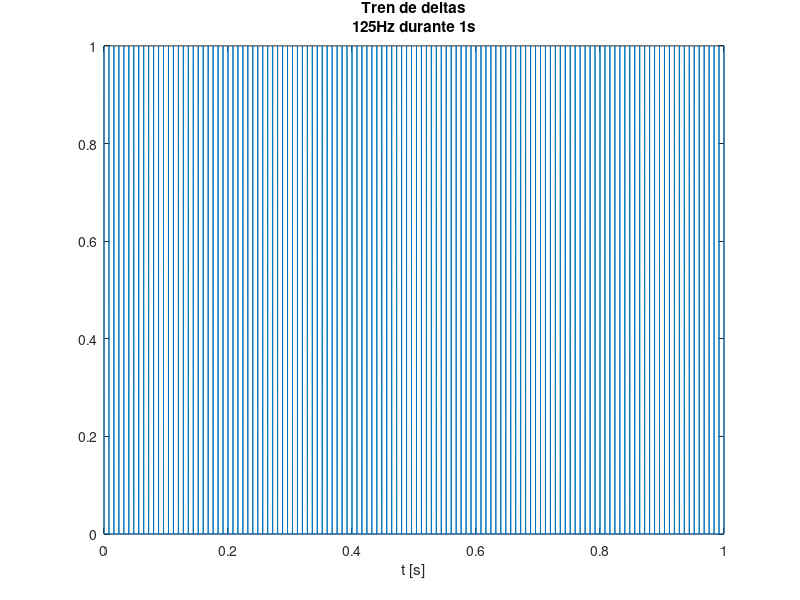
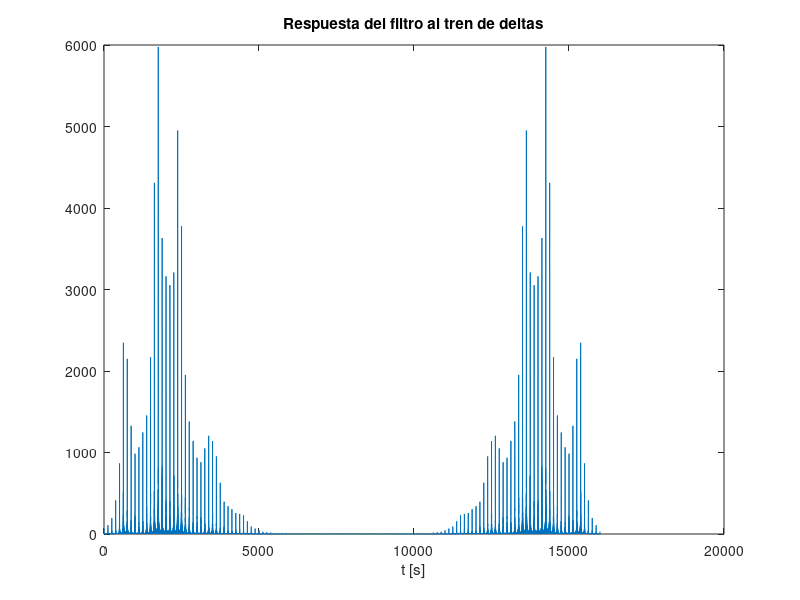
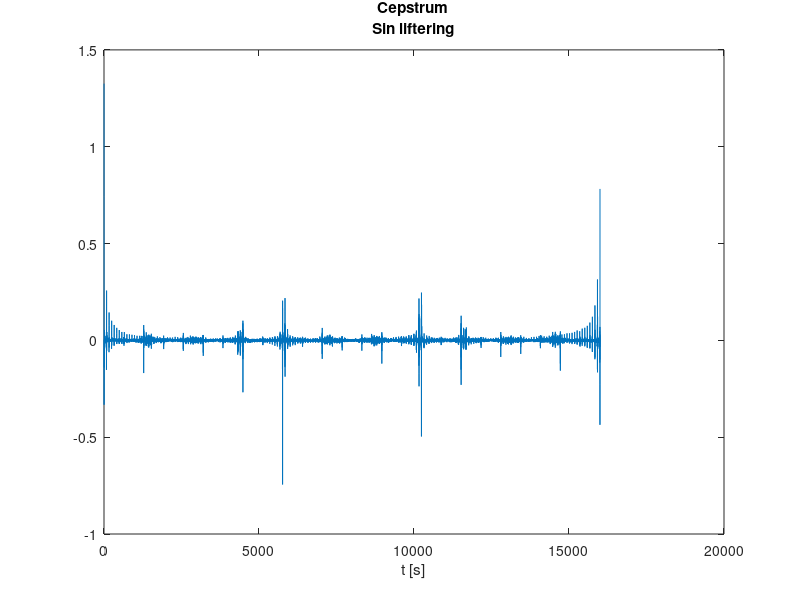

The MATLAB source for these figures, in order: (Note: this script raises an error after producing the figures.)
close all;
F = [660 1720 2410 3500 4500];
sigma = [60 100 120 175 250];
gamma = 0.96; %Coeficiente de rad. labial
Fs = 16000;
T = 1/Fs; %s
F0 = 125; %Hz frec. fundamental

%% Tren de deltas
t = 0:1/Fs:1;     %tiempo
p = zeros(size(t));
p(1:Fs/F0:end) = 1;

figure
plot(t,p)
title({'Tren de deltas';'125Hz durante 1s'})
xlabel('t [s]')

%% Calculo coeficientes de segundo orden
a = -2*exp(-2*pi.*sigma*T).*cos(2*pi.*F*T);
b = exp(-4*pi.*sigma*T);
S1 = filter(1, [1 a(1) b(1)], p);
S2 = filter(1, [1 a(2) b(2)], S1);
S3 = filter(1, [1 a(3) b(3)], S2);
S4 = filter(1, [1 a(4) b(4)], S3);
S5 = filter(1, [1 a(5) b(5)], S4);

RS = filter([1 -gamma], 1, S5);

figure
f = 1:Fs/25000:Fs;
S_ceps = fft(RS,length(f));
plot(f, abs(S_ceps))
title('Respuesta del filtro al tren de deltas')
xlabel('t [s]')

figure
s_cep = ifft(log(S_ceps));
plot(f, s_cep)
title({'Cepstrum';'Sin liftering'})
xlabel('t [s]')

%% Grafico envolvente luego de aplicar liftering
%Aproximadamente en la muestra 100 aparece la primer delta
n_lift = 100;
lift_win = [ones(1,n_lift) zeros(1,length(S_ceps)-2*n_lift) ones(1,n_lift)];
s_ceps_lift = lift_win.*s_cep;
envolvente = abs(exp((fft(s_ceps_lift))));

figure
plot(f, envolvente)
title({'Envolvente del filtro';'(Luego de aplicar liftering removiendo deltas)'})

%% Espectro de cceps()+liftering
ceps_matlab = cceps(RS,25000);
n_lift = 100;
lift_win = [ones(1,n_lift) zeros(1,length(ceps_matlab)-2*n_lift) ones(1,n_lift)];
cm_lift = ceps_matlab.*lift_win;
lcm = abs(exp(fft(cm_lift))); %liftered cepstrum matlab

figure
plot(lcm)
title({'Envolvente de cepstrum con cceps()';'Con liftering'})
%% Exporto audio
%audiowrite('s1.wav', S5, Fs);


